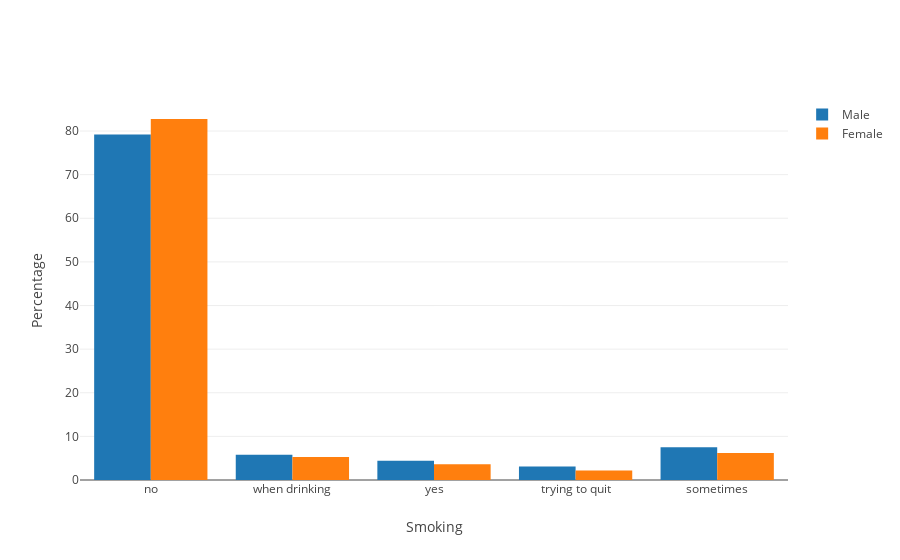

Here is the notebook cell this chart was saved with:
### Code cell
data = []
for i, name in enumerate(mf):
    data.append(go.Bar(
        x=list(smokes),
        y=valori[i]/np.sum(valori[i]) * 100,
        name=mf[i]
    ))
    
    
layout = go.Layout(
    barmode='group',
    xaxis=dict(title="Smoking"),
    yaxis=dict(title="Percentage")
)

fig = go.Figure(data=data, layout=layout)
py.iplot(fig)

### Figure 1 — Plotly figure (JSON) as saved in the notebook; plotly's stock layout.template omitted (floating-point values rounded to 4 significant figures)
{"data": [{"name": "Male", "type": "bar", "uid": "65723fbc-d04e-11e8-9819-3052cb2086f3", "x": ["no", "when drinking", "yes", "trying to quit", "sometimes"], "y": [79.2, 5.802, 4.433, 3.089, 7.479]}, {"name": "Female", "type": "bar", "uid": "65724192-d04e-11e8-9819-3052cb2086f3", "x": ["no", "when drinking", "yes", "trying to quit", "sometimes"], "y": [82.76, 5.266, 3.608, 2.175, 6.191]}], "layout": {"barmode": "group", "xaxis": {"title": "Smoking"}, "yaxis": {"title": "Percentage"}}}
